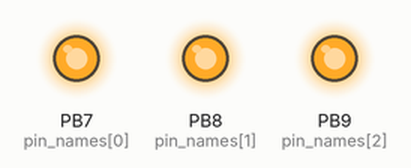
Recording of a program running on a simulated pyboard running MicroPython. On the bench: output pins drawn as LEDs (lit = HIGH).

Above: at 0.12 s.
At 0.87 s:
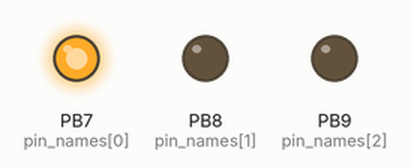
At 1.37 s:
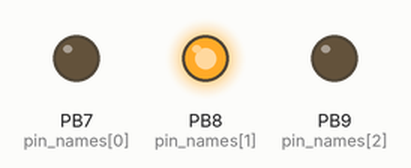
At 1.87 s:
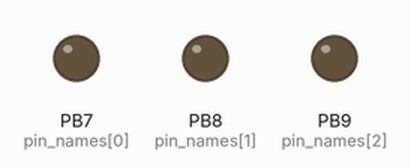
At 3.12 s:
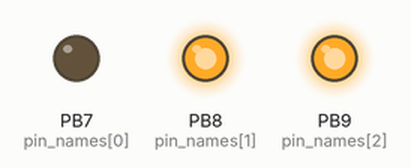
At 4.37 s:
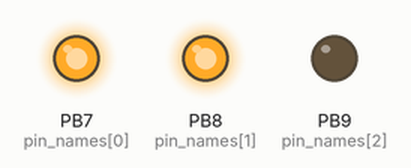
Timing chart, 0 to 4.7 s (numbered marks = the images above):
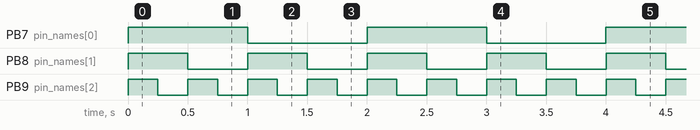

The program:

miltiple_leds_blink.py
```python
# File: miltiple_leds_blink.py
# Date: 2020-05-12

import utime as time
from machine import Pin, Timer
from micropython import const
import pyb

LED_ON  = const(0)
LED_OFF = const(1)

pin_names = ['PB7', 'PB8', 'PB9']
leds   = []
timers = []

def timer_cb(t):
    for i in range(len(leds)):
        if t is timers[i]:
             # toggle: read-modify-write
             x = leds[i].value()
             leds[i].value( not x )
             break

for pin in pin_names:
    leds.append( Pin(pin,mode=Pin.OUT_PP,value=LED_OFF) )

for i in range(len(leds)):
    timers.append( Timer(-1, freq=(1<<i), callback=timer_cb) )

try:
    while True:
        pass
except KeyboardInterrupt:
    pass
finally:
    for led in leds:
        led.value(LED_OFF)
    for tim in timers:
        tim.deinit()
    print('Done')
```

Measured:
- by itself, PB7 (pin_names[0]): alternates HIGH for 1.0 s and LOW for 1.0 s
- by itself, PB8 (pin_names[1]): alternates HIGH for 0.50 s and LOW for 0.50 s
- by itself, PB9 (pin_names[2]): alternates HIGH for 0.25 s and LOW for 0.25 s
